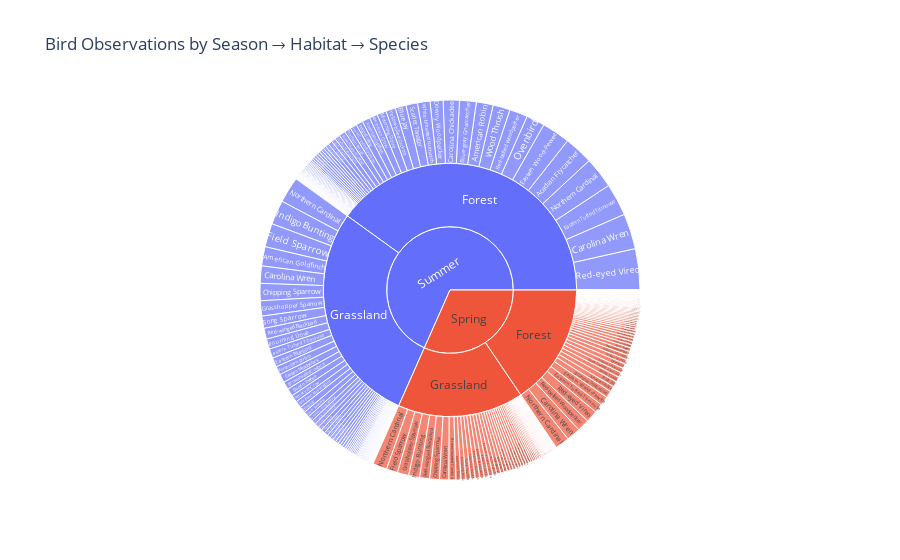

The cell this chart's notebook holds for it:
### Code cell
fig = px.sunburst(bird_df,
                  path=['season', 'habitat_type', 'common_name'],
                  values=None,
                  title='Bird Observations by Season → Habitat → Species')

fig.show()

### Figure 1 — Plotly figure (JSON) as saved in the notebook; plotly's stock layout.template omitted (floating-point values rounded to 4 significant figures; data arrays with more than 128 entries replaced by an {"elided": "..."} marker saying what was removed)
{"data": [{"branchvalues": "total", "domain": {"x": [0, 1], "y": [0, 1]}, "hovertemplate": "labels=%{label}<br>count=%{value}<br>parent=%{parent}<br>id=%{id}<extra></extra>", "ids": {"elided": "373 str values"}, "labels": {"elided": "373 str values"}, "name": "", "parents": {"elided": "373 str values"}, "type": "sunburst", "values": {"elided": "373 int values"}}], "layout": {"autosize": true, "legend": {"tracegroupgap": 0}, "title": {"text": "Bird Observations by Season → Habitat → Species"}}}
